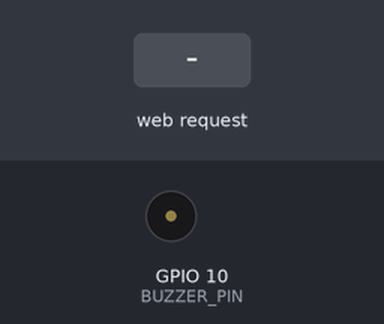
Bench run of a sketch on a simulated ESP32. Parts: buzzer (waves = sounding). Inputs (shaded band) come from the test bench. What the sketch prints to the serial monitor is not drawn.

Above: at 1.2 s.
1.3 s: HTTP request GET /on received
At 2.0 s:
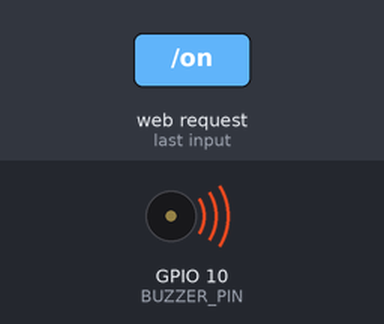
2.8 s: HTTP request GET /off received
Timing chart, 0 to 5.8 s (numbered marks = the images above; inputs shaded):
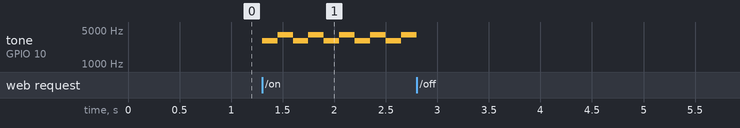

The sketch:

RocketTracker_WiFi.ino
```cpp
#include <WiFi.h>
#include <WebServer.h>

// ブザーを接続するピンの定義（空欄）
const int BUZZER_PIN = 10;

// ESP32が飛ばすWi-Fi（アクセスポイント）の設定
const char* ssid = "Payload_Tracker";
const char* password = "password123";

// ⭐️IPアドレスの固定設定
IPAddress local_ip(192, 168, 4, 1);
IPAddress gateway(192, 168, 4, 1);
IPAddress subnet(255, 255, 255, 0);

WebServer server(80);

// ブザーの状態とタイマー管理用の変数
bool isBuzzerOn = false;
unsigned long previousMillis = 0;
const long interval = 150; // 音の切り替え間隔（150ミリ秒）
bool highTone = false;     // 3000Hzと4000Hzを切り替えるフラグ

const char* html_page = R"rawliteral(
<!DOCTYPE html>
<html>
<head>
  <meta charset="UTF-8">
  <meta name="viewport" content="width=device-width, initial-scale=1.0">
  <title>トラッカー制御</title>
  <style>
    body { font-family: sans-serif; text-align: center; margin-top: 50px; background-color: #f0f0f0; }
    .btn {
      padding: 20px 40px;
      font-size: 24px;
      color: white;
      border: none;
      border-radius: 10px;
      cursor: pointer;
      margin: 15px;
      box-shadow: 0 4px 6px rgba(0,0,0,0.1);
      width: 200px;
    }
    .btn-on { background-color: #ff4c4c; }
    .btn-on:active { background-color: #cc0000; transform: translateY(2px); }
    .btn-off { background-color: #888888; }
    .btn-off:active { background-color: #666666; transform: translateY(2px); }
  </style>
</head>
<body>
  <h2>リカバリートラッカー</h2>
  <button class="btn btn-on" onclick="fetch('/on')">ON</button><br>
  <button class="btn btn-off" onclick="fetch('/off')">OFF</button>
</body>
</html>
)rawliteral";

void setup() {
  Serial.begin(115200);

  // ⭐️アクセスポイントのIPアドレスを固定（必ず softAP() の前に記述）
  WiFi.softAPConfig(local_ip, gateway, subnet);

  // アクセスポイント（AP）の起動
  Serial.println("アクセスポイントを起動中...");
  WiFi.softAP(ssid, password);

  Serial.print("APのIPアドレス: ");
  Serial.println(WiFi.softAPIP()); // 確実に 192.168.4.1 と出力されます

  // ルーティングの設定
  server.on("/", []() {
    server.send(200, "text/html", html_page);
  });

  // ONボタンが押されたときの処理
  server.on("/on", []() {
    Serial.println("ブザーON");
    isBuzzerOn = true;
    server.send(200, "text/plain", "ON");
  });

  // OFFボタンが押されたときの処理
  server.on("/off", []() {
    Serial.println("ブザーOFF");
    isBuzzerOn = false;
    noTone(BUZZER_PIN); // 音を確実に止める
    server.send(200, "text/plain", "OFF");
  });

  server.begin();
  Serial.println("HTTPサーバーが起動しました");
}

void loop() {
  // クライアントからのリクエストを処理
  server.handleClient();

  // ブザーがONのときの非同期（ノンブロッキング）処理
  if (isBuzzerOn) {
    unsigned long currentMillis = millis();

    // 前回の切り替えから150ミリ秒経過したかチェック
    if (currentMillis - previousMillis >= interval) {
      previousMillis = currentMillis; // 時間を更新

      // 周波数を交互に切り替えて鳴らす
      if (highTone) {
        tone(BUZZER_PIN, 4000);
      } else {
        tone(BUZZER_PIN, 3000);
      }
      highTone = !highTone; // 次回のためにフラグを反転
    }
  }
}
```

Measured:
- after the input at 1.3 s, tone on GPIO 10 (BUZZER_PIN): alternates 4000 Hz for 0.15 s and 3000 Hz for 0.15 s, starting at once
